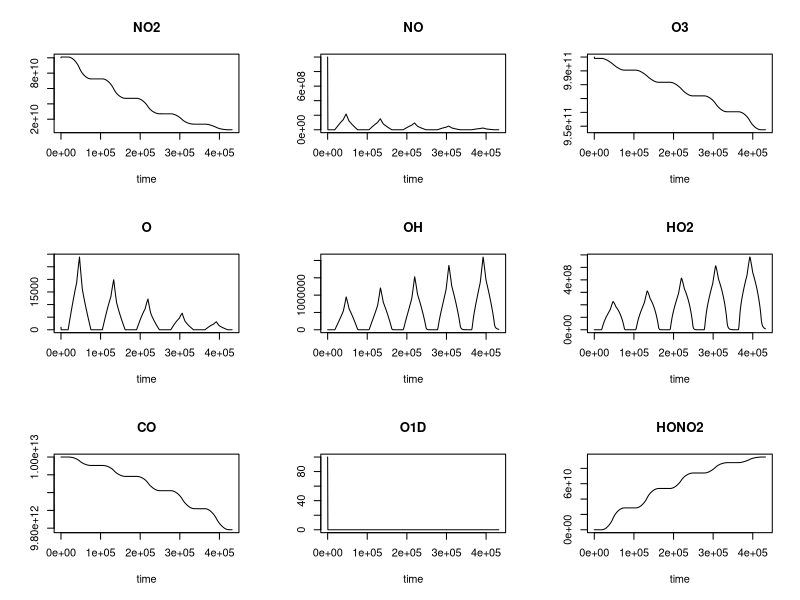
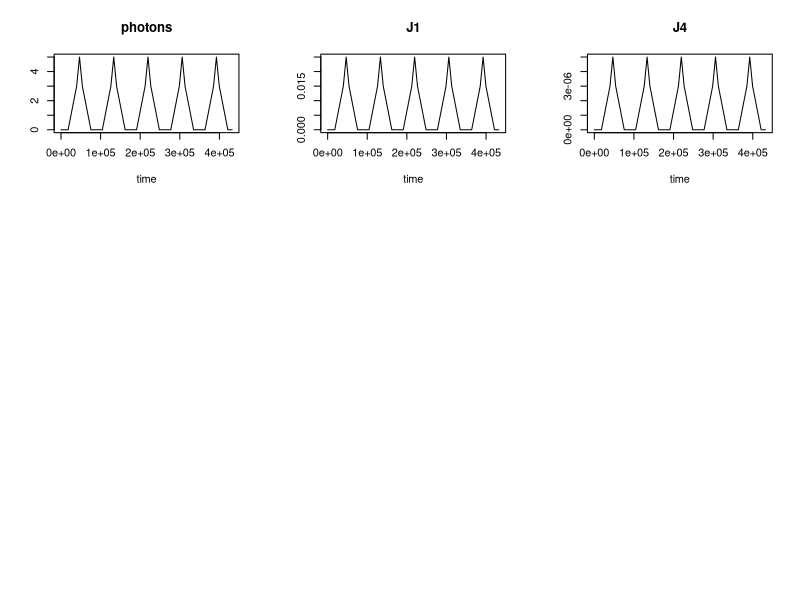

Reproduce these figures in R, in order.
## ---- chunk 1
knitr::opts_chunk$set(echo = TRUE)
## ---- chunk 2
# this is the library that does the clever stuff!
# you need to install it using install.packages("deSolve") and then use it
# by the following
library(deSolve)
## ---- chunk 3
# initial conditions, rate constants, etc

# set times for the main loop
times <- seq(0,(5*86400), 600)

# generate a data frame of irradiance data
# at a lower time interval to the main loop
times2 <- seq(0, (5*86400), 3600)
sunlight <- c(0,0,0,0,0,0.5,1,1.5,2,2.5,3,4,5,4,3,2.5,2,1.5,1,0.5,0,0,0,0)
irradiance  <- data.frame(day=times2, light=c(0,rep(sunlight, 5)) )

# now generate a function to interpolate the irradiance data
light.dat <- approxfun(irradiance)

# define the value for M to fold into rate constants
M = 2.5e19; O2 = 0.2*M; H2O = 0.015*M


# set the parameters of the rate constants
parameters <- c(J1a=1e-30, k2=6e-34*M*O2, k3=1e-11, J4a=1e-30, k5=1e-11, k6=1e-10,
                k7=1e-13, k8=8.5e-12, k9=1.4e-11, k10=6e-14, k11=2e-15, k12=7e-14,
                k13=1.1e-13, k14=2.8e-12)

# set state variables
state <- c(NO2=1e11, NO=1e9, O3=1e12, O=1e3, OH=1e3, HO2=1e5, CO=1e13, O1D=100, HONO2=0)
## ---- chunk 4
# equations
# define function for the rate equations
kinetics <- function(t, state, parameters){
  with(as.list(c(state, parameters)), {

    # define photons as a time dependent function
    # and set photolysis rates
    photons <- light.dat(t)
    J1 <- J1a + 5e-3*photons
    J4 <- J4a + 1e-6*photons
    emis.no <- 1e7*photons
    emis.co <- 1e9*photons
    # rate of change
    # and set photolysis rates
    dNO2 = -J1*NO2   + k3*NO*O3      + k8*HO2*NO - k9*OH*NO2 +  k13*OH*HONO2
    dNO  =  J1*NO2   - k3*O3*NO      - k8*HO2*NO # + emisno*photons(t/3600)
    dO3  =  k2*O     - k3*NO*O3      - J4*O3
    dO   =  J1*NO2   - k2*O          + k5*O1D*M
    dOH  =  2.*k6*O1D*H2O - k7*OH*CO + k8*HO2*NO + k11*HO2*O3 - k12*OH*O3 - k9*OH*NO2
    dHO2 =                  k7*OH*CO - k8*HO2*NO - k11*HO2*O3 + k12*OH*O3 - k14*HO2*HO2 # + emisho2*photons
    dCO  = -k7*OH*CO # + emisco*photons
    dO1D =  J4*O3    - k5*O1D*M     - k6*O1D*H2O
    dHONO2 = k9*OH*NO2 - k13*OH*HONO2

    # return list of output
    list(c(dNO2, dNO, dO3, dO, dOH, dHO2, dCO, dO1D, dHONO2), photons=photons, J1=J1, J4=J4)
  })
}
## ---- chunk 5
# solve!
out <- ode(y=state, times=times, func=kinetics, parms=parameters,
           method= "radau")
## ---- chunk 6
plot(out, type="l")
#plot(out, type="l", lwd=2,
#     xlab="Time (s)")
#grid()
